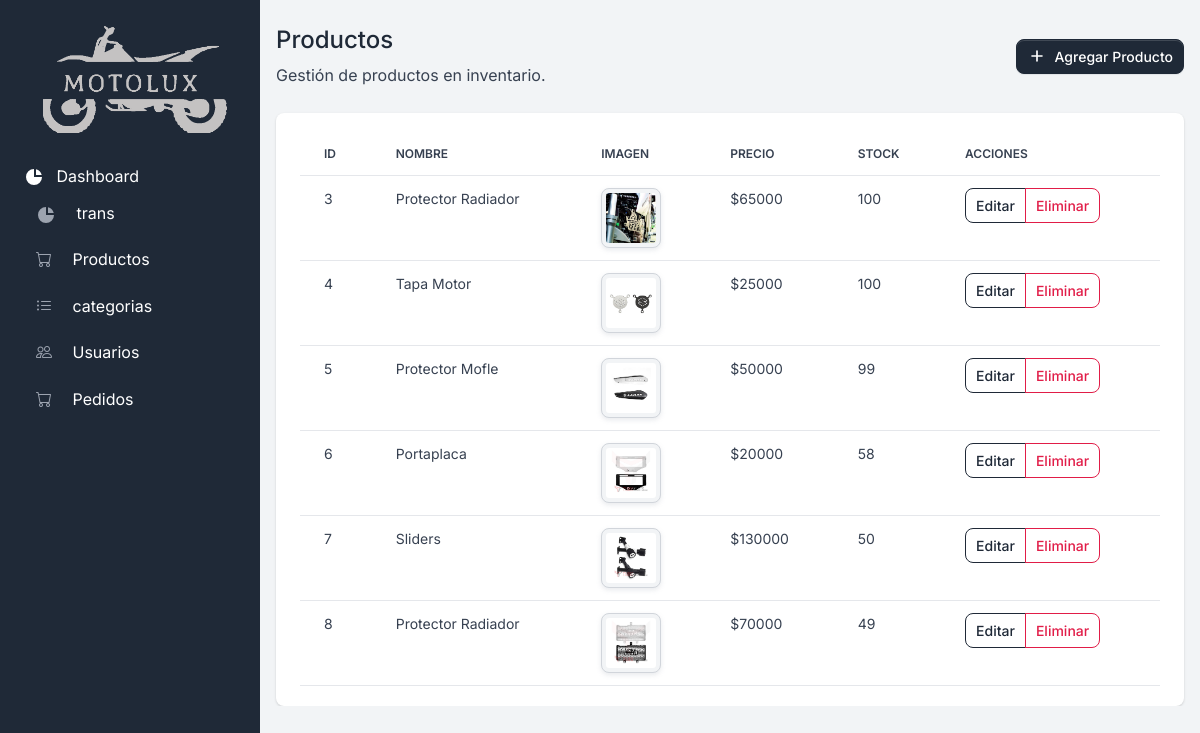
/productos/, run on the app's committed database.
### tienda/models.py (models this page shows, shortened)
class Producto(models.Model):
    nombre = models.CharField(max_length=200,verbose_name="Nombre")
    descripcion = models.TextField(max_length=200,verbose_name="Descripción")
    precio = models.DecimalField(max_digits=10, decimal_places=0, validators=[MinValueValidator(0)],verbose_name="Precio")
    categoria = models.ForeignKey(Categoria, on_delete=models.CASCADE, related_name='productos',verbose_name="Categoría")
    imagen = models.ImageField(upload_to='productos/', verbose_name="Imagen")
    stock = models.PositiveIntegerField(default=0,verbose_name="Stock")

### tienda/views.py (the view)
# urls.py: path('productos/', views.productos, name='productos'),
def productos(request):
    if request.method == 'POST':
        formulario = ProductoForm(request.POST, request.FILES)
        if formulario.is_valid():
            formulario.save()
            messages.success(request, "Producto agregado exitosamente.")
            return redirect('productos')
    else:
        formulario = ProductoForm()
    productos = Producto.objects.all()
    return render(request, 'tienda/admin/productos/productos.html', {
        'productos': productos,
        'formulario': formulario
    })

### tienda/models.py (called while the page is built)
    def __str__(self):
        return self.nombre

### tienda/templates/tienda/admin/productos/productos.html (shortened to what this page needs)
{% extends "tienda/admin/layouts/base.html" %}
{% load static %}
{% block content %}
{% include 'tienda/admin/includes/sidebar.html' %}
<div class="d-flex justify-content-between flex-wrap flex-md-nowrap align-items-center py-4">
    <div>
        <h2 class="h4">Productos</h2>
        <p class="mb-0">Gestión de productos en inventario.</p>
    </div>
    <div>
        <button type="button"
            class="btn btn-sm btn-gray-800 d-inline-flex align-items-center"
            data-bs-toggle="modal"
            data-bs-target="#agregarProductoModal">
            <svg class="icon icon-xs me-2" fill="none" stroke="currentColor" viewBox="0 0 24 24" xmlns="http://www.w3.org/2000/svg"><path stroke-linecap="round" stroke-linejoin="round" stroke-width="2" d="M12 6v6m0 0v6m0-6h6m-6 0H6"></path></svg>
            Agregar Producto
        </button>
    </div>
</div>
<div class="card card-body border-0 shadow table-wrapper table-responsive">
    <table class="table table-hover">
        <thead>
            <tr>
                <th class="border-gray-200">ID</th>
                <th class="border-gray-200">Nombre</th>
                <th class="border-gray-200">Imagen</th>
                <th class="border-gray-200">Precio</th>
                <th class="border-gray-200">Stock</th>
                <th class="border-gray-200">Acciones</th>
            </tr>
        </thead>
        <tbody>
            {% for producto in productos %}
            <tr>
                <td>{{ producto.id }}</td>
                <td>{{ producto.nombre }}</td>
                <td>
                    {% if producto.imagen %}
                        <img src="{{ producto.imagen.url }}" width="60" class="img-thumbnail" alt="{{ producto.nombre }}">
                    {% else %}
                        <span class="text-muted">Sin imagen</span>
                    {% endif %}
                </td>
                <td>${{ producto.precio }}</td>
                <td>{{ producto.stock }}</td>
                <td>
                    <div class="btn-group">
                        <button type="button"
                            class="btn btn-sm btn-outline-primary"
                            data-bs-toggle="modal"
                            data-bs-target="#editarProductoModal{{ producto.id }}">
                            Editar
                        </button>
                        <button type="button"
                            class="btn btn-sm btn-outline-danger"
                            data-bs-toggle="modal"
                            data-bs-target="#eliminarProductoModal{{ producto.id }}">
                            Eliminar
                        </button>
                    </div>
                </td>
            </tr>
            {% empty %}
            <tr>
                <td colspan="6" class="text-center">No hay productos registrados.</td>
            </tr>
            {% endfor %}
        </tbody>
    </table>
</div>
{% endblock %}

### data on the page
Producto: id "3", nombre "Protector Radiador", imagen (picture), precio "65000", stock "100"
Producto: id "4", nombre "Tapa Motor", imagen (picture), precio "25000", stock "100"
Producto: id "5", nombre "Protector Mofle", imagen (picture), precio "50000", stock "99"
Producto: id "6", nombre "Portaplaca", imagen (picture), precio "20000", stock "58"
Producto: id "7", nombre "Sliders", imagen (picture), precio "130000", stock "50"
Producto: id "8", nombre "Protector Radiador", imagen (picture), precio "70000", stock "49"
